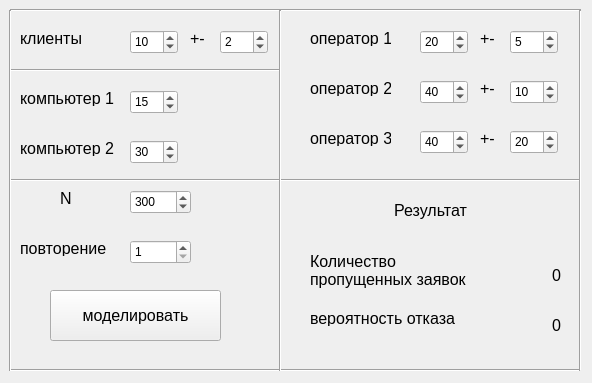
<?xml version="1.0" encoding="UTF-8"?>
<ui version="4.0">
 <class>Lab_05Medeling</class>
 <widget class="QMainWindow" name="Lab_05Medeling">
  <property name="geometry">
   <rect>
    <x>0</x>
    <y>0</y>
    <width>592</width>
    <height>383</height>
   </rect>
  </property>
  <property name="windowTitle">
   <string>Lab 05 Нгуен Ф. С.</string>
  </property>
  <widget class="QWidget" name="centralwidget">
   <widget class="QPushButton" name="BtnModeling">
    <property name="geometry">
     <rect>
      <x>50</x>
      <y>290</y>
      <width>171</width>
      <height>51</height>
     </rect>
    </property>
    <property name="font">
     <font>
      <pointsize>12</pointsize>
     </font>
    </property>
    <property name="text">
     <string>моделировать</string>
    </property>
   </widget>
   <widget class="QSpinBox" name="time_client">
    <property name="geometry">
     <rect>
      <x>130</x>
      <y>30</y>
      <width>48</width>
      <height>24</height>
     </rect>
    </property>
    <property name="minimum">
     <number>1</number>
    </property>
    <property name="maximum">
     <number>561</number>
    </property>
    <property name="value">
     <number>10</number>
    </property>
   </widget>
   <widget class="QSpinBox" name="d_time_client">
    <property name="geometry">
     <rect>
      <x>220</x>
      <y>30</y>
      <width>48</width>
      <height>24</height>
     </rect>
    </property>
    <property name="minimum">
     <number>1</number>
    </property>
    <property name="maximum">
     <number>581</number>
    </property>
    <property name="value">
     <number>2</number>
    </property>
   </widget>
   <widget class="QLabel" name="label">
    <property name="geometry">
     <rect>
      <x>20</x>
      <y>30</y>
      <width>81</width>
      <height>16</height>
     </rect>
    </property>
    <property name="font">
     <font>
      <pointsize>12</pointsize>
     </font>
    </property>
    <property name="text">
     <string>клиенты </string>
    </property>
   </widget>
   <widget class="QLabel" name="label_2">
    <property name="geometry">
     <rect>
      <x>190</x>
      <y>30</y>
      <width>16</width>
      <height>16</height>
     </rect>
    </property>
    <property name="font">
     <font>
      <pointsize>12</pointsize>
     </font>
    </property>
    <property name="text">
     <string>+-</string>
    </property>
   </widget>
   <widget class="QLabel" name="label_3">
    <property name="geometry">
     <rect>
      <x>60</x>
      <y>190</y>
      <width>16</width>
      <height>16</height>
     </rect>
    </property>
    <property name="font">
     <font>
      <pointsize>12</pointsize>
     </font>
    </property>
    <property name="text">
     <string>N</string>
    </property>
   </widget>
   <widget class="QSpinBox" name="n">
    <property name="geometry">
     <rect>
      <x>130</x>
      <y>190</y>
      <width>61</width>
      <height>24</height>
     </rect>
    </property>
    <property name="minimum">
     <number>1</number>
    </property>
    <property name="maximum">
     <number>100000</number>
    </property>
    <property name="value">
     <number>300</number>
    </property>
   </widget>
   <widget class="QLabel" name="label_4">
    <property name="geometry">
     <rect>
      <x>310</x>
      <y>310</y>
      <width>171</width>
      <height>16</height>
     </rect>
    </property>
    <property name="font">
     <font>
      <pointsize>12</pointsize>
     </font>
    </property>
    <property name="text">
     <string>вероятность отказа</string>
    </property>
   </widget>
   <widget class="Line" name="line">
    <property name="geometry">
     <rect>
      <x>10</x>
      <y>170</y>
      <width>261</width>
      <height>20</height>
     </rect>
    </property>
    <property name="orientation">
     <enum>Qt::Horizontal</enum>
    </property>
   </widget>
   <widget class="Line" name="line_2">
    <property name="geometry">
     <rect>
      <x>10</x>
      <y>60</y>
      <width>271</width>
      <height>20</height>
     </rect>
    </property>
    <property name="orientation">
     <enum>Qt::Horizontal</enum>
    </property>
   </widget>
   <widget class="Line" name="line_4">
    <property name="geometry">
     <rect>
      <x>10</x>
      <y>360</y>
      <width>571</width>
      <height>20</height>
     </rect>
    </property>
    <property name="orientation">
     <enum>Qt::Horizontal</enum>
    </property>
   </widget>
   <widget class="Line" name="line_5">
    <property name="geometry">
     <rect>
      <x>10</x>
      <y>0</y>
      <width>261</width>
      <height>20</height>
     </rect>
    </property>
    <property name="orientation">
     <enum>Qt::Horizontal</enum>
    </property>
   </widget>
   <widget class="QSpinBox" name="time_comp_1">
    <property name="geometry">
     <rect>
      <x>130</x>
      <y>90</y>
      <width>48</width>
      <height>24</height>
     </rect>
    </property>
    <property name="minimum">
     <number>1</number>
    </property>
    <property name="maximum">
     <number>561</number>
    </property>
    <property name="value">
     <number>15</number>
    </property>
   </widget>
   <widget class="QLabel" name="label_8">
    <property name="geometry">
     <rect>
      <x>20</x>
      <y>90</y>
      <width>101</width>
      <height>16</height>
     </rect>
    </property>
    <property name="font">
     <font>
      <pointsize>12</pointsize>
     </font>
    </property>
    <property name="text">
     <string>компьютер 1</string>
    </property>
   </widget>
   <widget class="QLabel" name="label_9">
    <property name="geometry">
     <rect>
      <x>20</x>
      <y>140</y>
      <width>101</width>
      <height>16</height>
     </rect>
    </property>
    <property name="font">
     <font>
      <pointsize>12</pointsize>
     </font>
    </property>
    <property name="text">
     <string>компьютер 2</string>
    </property>
   </widget>
   <widget class="QSpinBox" name="time_comp_2">
    <property name="geometry">
     <rect>
      <x>130</x>
      <y>140</y>
      <width>48</width>
      <height>24</height>
     </rect>
    </property>
    <property name="minimum">
     <number>1</number>
    </property>
    <property name="maximum">
     <number>561</number>
    </property>
    <property name="value">
     <number>30</number>
    </property>
   </widget>
   <widget class="QLabel" name="resLabel">
    <property name="geometry">
     <rect>
      <x>310</x>
      <y>190</y>
      <width>241</width>
      <height>41</height>
     </rect>
    </property>
    <property name="font">
     <font>
      <pointsize>12</pointsize>
     </font>
    </property>
    <property name="text">
     <string>Результат</string>
    </property>
    <property name="alignment">
     <set>Qt::AlignCenter</set>
    </property>
   </widget>
   <widget class="QLabel" name="label_13">
    <property name="geometry">
     <rect>
      <x>310</x>
      <y>250</y>
      <width>171</width>
      <height>41</height>
     </rect>
    </property>
    <property name="font">
     <font>
      <pointsize>12</pointsize>
     </font>
    </property>
    <property name="text">
     <string>Количество
пропущенных заявок</string>
    </property>
   </widget>
   <widget class="QLabel" name="label_14">
    <property name="geometry">
     <rect>
      <x>480</x>
      <y>30</y>
      <width>16</width>
      <height>16</height>
     </rect>
    </property>
    <property name="font">
     <font>
      <pointsize>12</pointsize>
     </font>
    </property>
    <property name="text">
     <string>+-</string>
    </property>
   </widget>
   <widget class="QLabel" name="label_15">
    <property name="geometry">
     <rect>
      <x>310</x>
      <y>80</y>
      <width>81</width>
      <height>16</height>
     </rect>
    </property>
    <property name="font">
     <font>
      <pointsize>12</pointsize>
     </font>
    </property>
    <property name="text">
     <string>оператор 2</string>
    </property>
   </widget>
   <widget class="QSpinBox" name="d_time_op_2">
    <property name="geometry">
     <rect>
      <x>510</x>
      <y>80</y>
      <width>48</width>
      <height>24</height>
     </rect>
    </property>
    <property name="minimum">
     <number>1</number>
    </property>
    <property name="maximum">
     <number>581</number>
    </property>
    <property name="value">
     <number>10</number>
    </property>
   </widget>
   <widget class="QLabel" name="label_16">
    <property name="geometry">
     <rect>
      <x>480</x>
      <y>80</y>
      <width>16</width>
      <height>16</height>
     </rect>
    </property>
    <property name="font">
     <font>
      <pointsize>12</pointsize>
     </font>
    </property>
    <property name="text">
     <string>+-</string>
    </property>
   </widget>
   <widget class="QSpinBox" name="time_op_1">
    <property name="geometry">
     <rect>
      <x>420</x>
      <y>30</y>
      <width>48</width>
      <height>24</height>
     </rect>
    </property>
    <property name="minimum">
     <number>1</number>
    </property>
    <property name="maximum">
     <number>561</number>
    </property>
    <property name="value">
     <number>20</number>
    </property>
   </widget>
   <widget class="QLabel" name="label_17">
    <property name="geometry">
     <rect>
      <x>480</x>
      <y>130</y>
      <width>16</width>
      <height>16</height>
     </rect>
    </property>
    <property name="font">
     <font>
      <pointsize>12</pointsize>
     </font>
    </property>
    <property name="text">
     <string>+-</string>
    </property>
   </widget>
   <widget class="QSpinBox" name="d_time_op_1">
    <property name="geometry">
     <rect>
      <x>510</x>
      <y>30</y>
      <width>48</width>
      <height>24</height>
     </rect>
    </property>
    <property name="minimum">
     <number>1</number>
    </property>
    <property name="maximum">
     <number>581</number>
    </property>
    <property name="value">
     <number>5</number>
    </property>
   </widget>
   <widget class="QLabel" name="label_18">
    <property name="geometry">
     <rect>
      <x>310</x>
      <y>130</y>
      <width>81</width>
      <height>16</height>
     </rect>
    </property>
    <property name="font">
     <font>
      <pointsize>12</pointsize>
     </font>
    </property>
    <property name="text">
     <string>оператор 3</string>
    </property>
   </widget>
   <widget class="QSpinBox" name="time_op_2">
    <property name="geometry">
     <rect>
      <x>420</x>
      <y>80</y>
      <width>48</width>
      <height>24</height>
     </rect>
    </property>
    <property name="minimum">
     <number>1</number>
    </property>
    <property name="maximum">
     <number>561</number>
    </property>
    <property name="value">
     <number>40</number>
    </property>
   </widget>
   <widget class="Line" name="line_6">
    <property name="geometry">
     <rect>
      <x>270</x>
      <y>170</y>
      <width>311</width>
      <height>20</height>
     </rect>
    </property>
    <property name="orientation">
     <enum>Qt::Horizontal</enum>
    </property>
   </widget>
   <widget class="Line" name="line_7">
    <property name="geometry">
     <rect>
      <x>270</x>
      <y>0</y>
      <width>311</width>
      <height>20</height>
     </rect>
    </property>
    <property name="orientation">
     <enum>Qt::Horizontal</enum>
    </property>
   </widget>
   <widget class="QLabel" name="label_19">
    <property name="geometry">
     <rect>
      <x>310</x>
      <y>30</y>
      <width>81</width>
      <height>16</height>
     </rect>
    </property>
    <property name="font">
     <font>
      <pointsize>12</pointsize>
     </font>
    </property>
    <property name="text">
     <string>оператор 1</string>
    </property>
   </widget>
   <widget class="QSpinBox" name="d_time_op_3">
    <property name="geometry">
     <rect>
      <x>510</x>
      <y>130</y>
      <width>48</width>
      <height>24</height>
     </rect>
    </property>
    <property name="minimum">
     <number>1</number>
    </property>
    <property name="maximum">
     <number>581</number>
    </property>
    <property name="value">
     <number>20</number>
    </property>
   </widget>
   <widget class="QSpinBox" name="time_op_3">
    <property name="geometry">
     <rect>
      <x>420</x>
      <y>130</y>
      <width>48</width>
      <height>24</height>
     </rect>
    </property>
    <property name="minimum">
     <number>1</number>
    </property>
    <property name="maximum">
     <number>561</number>
    </property>
    <property name="value">
     <number>40</number>
    </property>
   </widget>
   <widget class="Line" name="line_8">
    <property name="geometry">
     <rect>
      <x>0</x>
      <y>10</y>
      <width>20</width>
      <height>361</height>
     </rect>
    </property>
    <property name="orientation">
     <enum>Qt::Vertical</enum>
    </property>
   </widget>
   <widget class="Line" name="line_9">
    <property name="geometry">
     <rect>
      <x>270</x>
      <y>10</y>
      <width>20</width>
      <height>361</height>
     </rect>
    </property>
    <property name="orientation">
     <enum>Qt::Vertical</enum>
    </property>
   </widget>
   <widget class="Line" name="line_10">
    <property name="geometry">
     <rect>
      <x>570</x>
      <y>10</y>
      <width>20</width>
      <height>361</height>
     </rect>
    </property>
    <property name="orientation">
     <enum>Qt::Vertical</enum>
    </property>
   </widget>
   <widget class="QLabel" name="label_12">
    <property name="geometry">
     <rect>
      <x>20</x>
      <y>240</y>
      <width>101</width>
      <height>16</height>
     </rect>
    </property>
    <property name="font">
     <font>
      <pointsize>12</pointsize>
     </font>
    </property>
    <property name="text">
     <string>повторение</string>
    </property>
   </widget>
   <widget class="QSpinBox" name="repeat">
    <property name="geometry">
     <rect>
      <x>130</x>
      <y>240</y>
      <width>61</width>
      <height>24</height>
     </rect>
    </property>
    <property name="minimum">
     <number>1</number>
    </property>
    <property name="maximum">
     <number>100000</number>
    </property>
   </widget>
   <widget class="QLabel" name="count">
    <property name="geometry">
     <rect>
      <x>500</x>
      <y>260</y>
      <width>61</width>
      <height>31</height>
     </rect>
    </property>
    <property name="font">
     <font>
      <pointsize>12</pointsize>
     </font>
    </property>
    <property name="text">
     <string>0</string>
    </property>
    <property name="alignment">
     <set>Qt::AlignRight|Qt::AlignTrailing|Qt::AlignVCenter</set>
    </property>
   </widget>
   <widget class="QLabel" name="percent">
    <property name="geometry">
     <rect>
      <x>500</x>
      <y>310</y>
      <width>61</width>
      <height>31</height>
     </rect>
    </property>
    <property name="font">
     <font>
      <pointsize>12</pointsize>
     </font>
    </property>
    <property name="text">
     <string>0</string>
    </property>
    <property name="alignment">
     <set>Qt::AlignRight|Qt::AlignTrailing|Qt::AlignVCenter</set>
    </property>
   </widget>
   <zorder>line_5</zorder>
   <zorder>BtnModeling</zorder>
   <zorder>time_client</zorder>
   <zorder>d_time_client</zorder>
   <zorder>label</zorder>
   <zorder>label_2</zorder>
   <zorder>label_3</zorder>
   <zorder>n</zorder>
   <zorder>label_4</zorder>
   <zorder>line</zorder>
   <zorder>line_2</zorder>
   <zorder>line_4</zorder>
   <zorder>time_comp_1</zorder>
   <zorder>label_8</zorder>
   <zorder>label_9</zorder>
   <zorder>time_comp_2</zorder>
   <zorder>resLabel</zorder>
   <zorder>label_13</zorder>
   <zorder>label_14</zorder>
   <zorder>label_15</zorder>
   <zorder>d_time_op_2</zorder>
   <zorder>label_16</zorder>
   <zorder>time_op_1</zorder>
   <zorder>label_17</zorder>
   <zorder>d_time_op_1</zorder>
   <zorder>label_18</zorder>
   <zorder>time_op_2</zorder>
   <zorder>line_6</zorder>
   <zorder>line_7</zorder>
   <zorder>label_19</zorder>
   <zorder>d_time_op_3</zorder>
   <zorder>time_op_3</zorder>
   <zorder>line_8</zorder>
   <zorder>line_9</zorder>
   <zorder>line_10</zorder>
   <zorder>label_12</zorder>
   <zorder>repeat</zorder>
   <zorder>count</zorder>
   <zorder>percent</zorder>
  </widget>
 </widget>
 <resources/>
 <connections/>
</ui>
